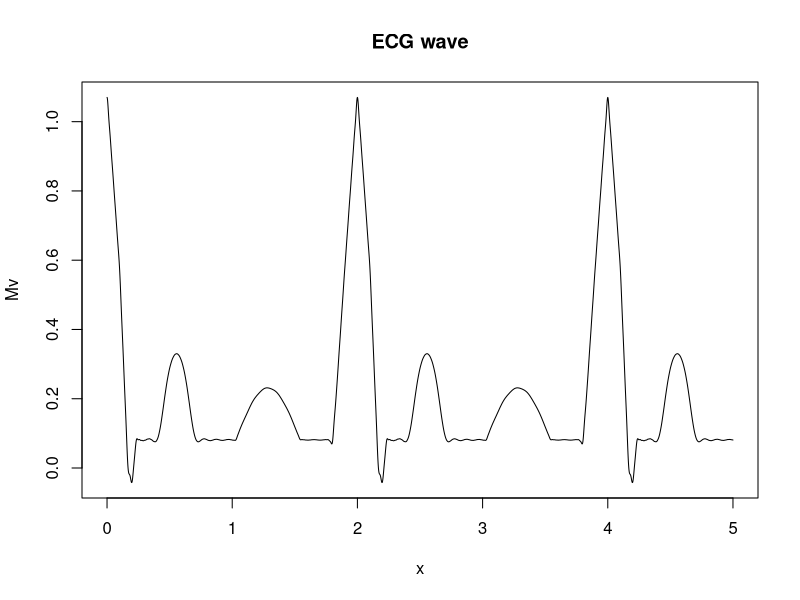

Reproduce this figure in R.
x<-seq(0,5,0.001)
generate_ecg <- function(x,bpm,a1,a2,a3,a4,a5){          
  #a1= amplitude of p, a2= amplitude of q, a3= amplitude of QR, 
  #a4= amplitude of S, a5= amplitude of T wave
  l= 60 / bpm 
  p_wav<-function(x){
    x=x+(1/1.4)# x is the wave starting point shifted .
    b=3.9# l/b is duration of p wave.
    n=100 # fourier series levels, the bigher the more accurate
    p1=1/l # baseline
    p2=0 # p wave
    # fourier series to creat p wave
    for (i in 1:n){
      harm1<-(((sin((pi/(2*b))*(b-(2*i))))/(b- (2*i))+(sin((pi/(2*b))*(b+(2*i))))
               /(b+(2*i)))*(2/pi))*cos((i*pi*x)/l)
      p2<-p2+harm1
    }
    pwav1=p1+p2
    pwav=a1*pwav1
  }
  
  pwav<-p_wav(x)
  
  ####### q wave
  q_wave<-function (x){
    #l=1
    x=x+1/6
    b=16#duration
    n=100
    q1=(a2/(2*b))*(2-b)
    q2=0
    for (i in 1:n){
      harm5=(((2*b*a2)/(i*i*pi*pi))*(1-cos((i*pi)/b)))*cos((i*pi*x)/l);
      q2=q2+harm5}
    qwav=-1*(q1+q2)
  }
  qwav<-q_wave(x)
  
  ####qrs wave
  qrs_wave<-function(x){
    b=5
    n=100
    qrs1=(a3/(2*b))*(2-b)
    qrs2=0
    for (i in 1:n){
      harm=(((2*b*a3)/(i*i*pi*pi))*(1-cos((i*pi)/b)))*cos((i*pi*x)/l);
      qrs2=qrs2+harm}
    qrswav=qrs1+qrs2
  }
  qrswav<-qrs_wave(x)
  
  ##### s wave
  s_wave<-function(x){
    x=x-1/6
    b=15
    n=100;
    s1=(a4/(2*b))*(2-b);
    s2=0;
    for (i in 1:n){
      harm3=(((2*b*a4)/(i*i*pi*pi))*(1-cos((i*pi)/b)))*cos((i*pi*x)/l);
      s2=s2+harm3}
    swav=-1*(s1+s2)
  }
  swav<-s_wave(x)
  
  ##### t wave
  
  t_wave<-function(x){
    x=x-1/1.8
    b=7
    n=20
    t1=1/l
    t2=0
    for (i in 1:n){
      harm2=(((sin((pi/(2*b))*(b-(2*i))))/(b-(2*i))+(sin((pi/(2*b))*(b+(2*i))))/(b+(2*i)))*(2/pi))*cos((i*pi*x)/l);             
      t2=t2+harm2}
    twav1=t1+t2
    twav=a5*twav1
    
  }
  twav<-t_wave(x)
  ###### adding waves
  ecg<-pwav+qrswav+twav+swav+qwav
  plot(x,ecg,type = 'l',xlab = 'x',ylab='Mv',main='ECG wave')}

generate_ecg(x,60,0.15,.025,1,.25,0.25)
